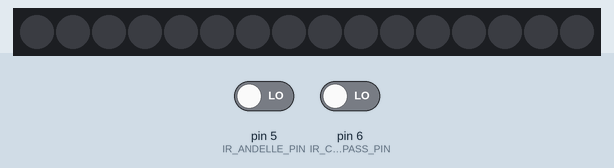
This sketch was run on a simulated Arduino Uno, built with avr-gcc and run on an emulated ATmega328P. Shown: 16 RGB LEDs in strip order, left to right. The test bench sets the inputs (shaded band); at power-on: pin 5 (IR_ANDELLE_PIN) LOW, pin 6 (IR_COMPASS_PIN) LOW. Dim RGB values are drawn brighter than linear.

Above: at 1.2 s.
1.3 s: pin 5 (IR_ANDELLE_PIN) driven HIGH
At 1.38 s:
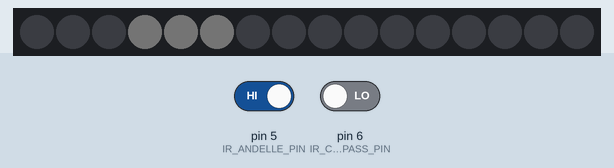
At 7.19 s:
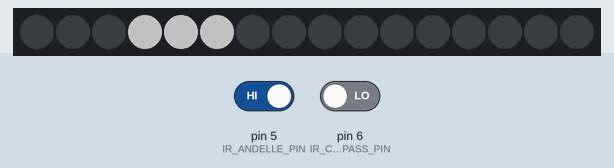

Measured:
- after the input at 1.3 s, the LEDs: change after 0.08 s (image 1)

The sketch:

SmartBedLightV1.ino
```cpp
/*
    Basic Pin setup:
    ------------                                  ---u----
    ARDUINO   13|-> SCLK (pin 25)           OUT1 |1     28| OUT channel 0
              12|                           OUT2 |2     27|-> GND (VPRG)
              11|-> SIN (pin 26)            OUT3 |3     26|-> SIN (pin 11)
              10|-> BLANK (pin 23)          OUT4 |4     25|-> SCLK (pin 13)
               9|-> XLAT (pin 24)             .  |5     24|-> XLAT (pin 9)
               8|                             .  |6     23|-> BLANK (pin 10)
               7|                             .  |7     22|-> GND
               6|                             .  |8     21|-> VCC (+5V)
               5|                             .  |9     20|-> 2K Resistor -> GND
               4|                             .  |10    19|-> +5V (DCPRG)
               3|-> GSCLK (pin 18)            .  |11    18|-> GSCLK (pin 3)
               2|                             .  |12    17|-> SOUT
               1|                             .  |13    16|-> XERR
               0|                           OUT14|14    15| OUT channel 15
    ------------                                  --------

    -  Put the longer leg (anode) of the LEDs in the +5V and the shorter leg
         (cathode) in OUT(0-15).
    -  +5V from Arduino -> TLC pin 21 and 19     (VCC and DCPRG)
    -  GND from Arduino -> TLC pin 22 and 27     (GND and VPRG)
    -  digital 3        -> TLC pin 18            (GSCLK)
    -  digital 9        -> TLC pin 24            (XLAT)
    -  digital 10       -> TLC pin 23            (BLANK)
    -  digital 11       -> TLC pin 26            (SIN)
    -  digital 13       -> TLC pin 25            (SCLK)
    -  The 2K resistor between TLC pin 20 and GND will let ~20mA through each
       LED.  To be precise, it's I = 39.06 / R (in ohms).  This doesn't depend
       on the LED driving voltage.
    - (Optional): put a pull-up resistor (~10k) between +5V and BLANK so that
                  all the LEDs will turn off when the Arduino is reset.

    If you are daisy-chaining more than one TLC, connect the SOUT of the first
    TLC to the SIN of the next.  All the other pins should just be connected
    together:
        BLANK on Arduino -> BLANK of TLC1 -> BLANK of TLC2 -> ...
        XLAT on Arduino  -> XLAT of TLC1  -> XLAT of TLC2  -> ...
    The one exception is that each TLC needs it's own resistor between pin 20
    and GND.

    This library uses the PWM output ability of digital pins 3, 9, 10, and 11.
    Do not use analogWrite(...) on these pins.

    This sketch does the Knight Rider strobe across a line of LEDs.

    Alex Leone <acleone ~AT~ gmail.com>, 2009-02-03 */

#include "Tlc5940.h"

#define IR_ON HIGH
#define LIGHT_ON LOW
#define LIGHT_OFF HIGH
#define LED_ON HIGH
#define LED_OFF LOW

// senser pins
#define IR_ANDELLE_PIN 5
#define IR_COMPASS_PIN 6
#define LIGHT_PIN 7

// LED Pins for compass
#define LED_COMPASS_RED 0
#define LED_COMPASS_GREEN 1
#define LED_COMPASS_BLUE 2

// LED Pins for andelle
#define LED_ANDELLE_RED 3
#define LED_ANDELLE_GREEN 4
#define LED_ANDELLE_BLUE 5

#define ONE_MINUTE 60000

int last_status_compass = 0;
int last_status_andelle = 0;

void setup()
{
  /* Call Tlc.init() to setup the tlc.
     You can optionally pass an initial PWM value (0 - 4095) for all channels.*/
  Tlc.init();
  Serial.begin(9600);
  pinMode(IR_COMPASS_PIN,INPUT);
  pinMode(IR_ANDELLE_PIN,INPUT);
  pinMode(LIGHT_PIN,INPUT);
}

/* This loop will create a Knight Rider-like effect if you have LEDs plugged
   into all the TLC outputs.  NUM_TLCS is defined in "tlc_config.h" in the
   library folder.  After editing tlc_config.h for your setup, delete the
   Tlc5940.o file to save the changes. */

void loop()
{
  int ir_compass_status = digitalRead(IR_COMPASS_PIN);
  int ir_andelle_status = digitalRead(IR_ANDELLE_PIN);
  int light_status = LIGHT_OFF;//digitalRead(LIGHT_PIN);

  // debug
  //Serial.print(light_status); Serial.print("\t");Serial.print(ir_compass_status);Serial.print("\t");Serial.print(ir_andelle_status);Serial.print("\t");Serial.print(last_status_compass);Serial.print("\t");Serial.println(last_status_andelle);

  if(light_status == LIGHT_ON)
  {
    //Serial.println("Light on");
    if (last_status_compass == LED_ON && last_status_andelle == LED_ON)
    {
      turnOffAllLed();
    } else if (last_status_compass == LED_ON)
    {
      turnOffCompassLed();
    } else if (last_status_andelle == LED_ON)
    {
      turnOffAndelleLed();
    }
    return;
  }

  // light off
  if(ir_compass_status == IR_ON) {
    // detected movement, turn on led
    turnOnCompassLed();
    delay(1000);
  } else {
    // turn off the led
    turnOffCompassLed();
  }

    // light off
  if(ir_andelle_status == IR_ON) {
    // detected movement, turn on led
    turnOnAndelleLed();
    delay(1000);
  } else {
    // turn off the led
    turnOffAndelleLed();
  }
}

void turnOnCompassLed() {
  if (last_status_compass == LED_ON) return;
  for(int i = 0; i < 4095; i++)
  {
    Tlc.set(LED_COMPASS_RED, i);
    Tlc.set(LED_COMPASS_GREEN, i);
    Tlc.set(LED_COMPASS_BLUE, i);
    Tlc.update();
    delay(1);
  }
  delay(ONE_MINUTE);
  last_status_compass = LED_ON;
}

void turnOnAndelleLed() {
  if (last_status_andelle == LED_ON) return;
  for(int i = 0; i < 4095; i++)
  {
    Tlc.set(LED_ANDELLE_RED, i);
    Tlc.set(LED_ANDELLE_GREEN, i);
    Tlc.set(LED_ANDELLE_BLUE, i);
    Tlc.update();
    delay(1);
  }
  delay(ONE_MINUTE);
  last_status_andelle = LED_ON;
}

void turnOnAllLed() {
  if (last_status_compass == LED_ON) return;
  for(int i = 0; i < 4095; i++)
  {
    Tlc.set(LED_COMPASS_RED, i);
    Tlc.set(LED_COMPASS_GREEN, i);
    Tlc.set(LED_COMPASS_BLUE, i);
    Tlc.set(LED_ANDELLE_RED, i);
    Tlc.set(LED_ANDELLE_GREEN, i);
    Tlc.set(LED_ANDELLE_BLUE, i);
    Tlc.update();
    delay(1);
  }
  delay(ONE_MINUTE);
  last_status_compass = LED_ON;
}

void turnOffCompassLed() {
  if (last_status_compass == LED_OFF) return;
  //Serial.println("Turning off LED");
  for(int i = 4095; i >= 0; i--)
  {
    Tlc.set(LED_COMPASS_RED, i);
    Tlc.set(LED_COMPASS_GREEN, i);
    Tlc.set(LED_COMPASS_BLUE, i);
    Tlc.update();
    delay(1);
  }
  last_status_compass = LED_OFF;
}

void turnOffAndelleLed() {
  if (last_status_andelle == LED_OFF) return;
  //Serial.println("Turning off LED");
  for(int i = 4095; i >= 0; i--)
  {
    Tlc.set(LED_ANDELLE_RED, i);
    Tlc.set(LED_ANDELLE_GREEN, i);
    Tlc.set(LED_ANDELLE_BLUE, i);
    Tlc.update();
    delay(1);
  }
  last_status_andelle = LED_OFF;
}

void turnOffAllLed() {
  if (last_status_compass == LED_OFF && last_status_andelle == LED_OFF) return;
  //Serial.println("Turning off LED");
  for(int i = 4095; i >= 0; i--)
  {
    if(last_status_compass == LED_ON) {
      Tlc.set(LED_COMPASS_RED, i);
      Tlc.set(LED_COMPASS_GREEN, i);
      Tlc.set(LED_COMPASS_BLUE, i);
    }

    if(last_status_andelle == LED_ON) {
      Tlc.set(LED_ANDELLE_RED, i);
      Tlc.set(LED_ANDELLE_GREEN, i);
      Tlc.set(LED_ANDELLE_BLUE, i);
    }
    Tlc.update();
    delay(1);
  }
  last_status_compass = LED_OFF;
  last_status_andelle = LED_OFF;
}
```
